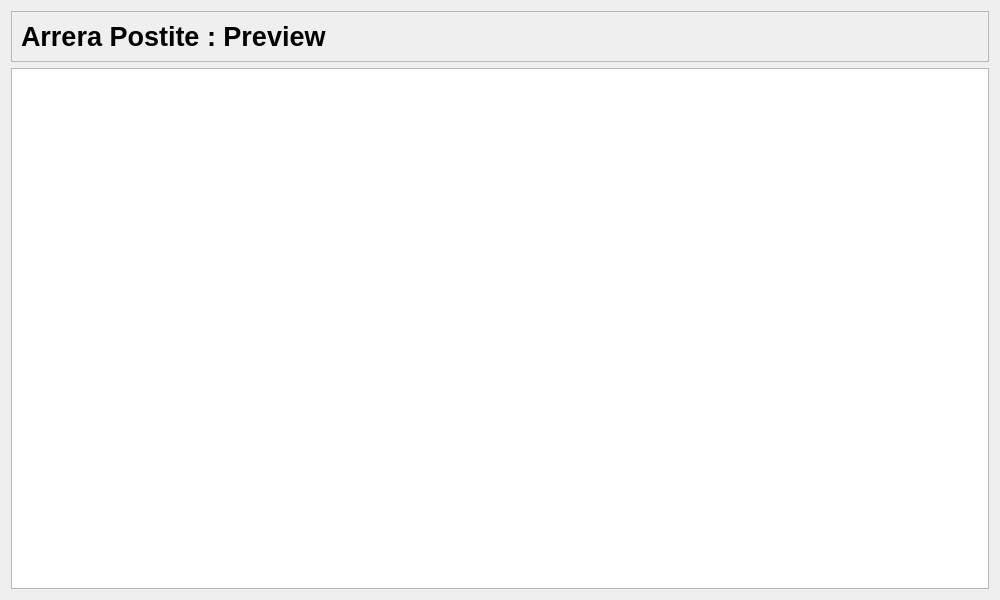
<?xml version="1.0" encoding="UTF-8"?>
<ui version="4.0">
 <class>fenetreView</class>
 <widget class="QDialog" name="fenetreView">
  <property name="geometry">
   <rect>
    <x>0</x>
    <y>0</y>
    <width>1000</width>
    <height>600</height>
   </rect>
  </property>
  <property name="windowTitle">
   <string>Arrera Postiste : Preview</string>
  </property>
  <property name="windowIcon">
   <iconset resource="postitesrc.qrc">
    <normaloff>:/img/icon postite.png</normaloff>:/img/icon postite.png</iconset>
  </property>
  <layout class="QVBoxLayout" name="verticalLayout">
   <item>
    <widget class="QFrame" name="frame">
     <property name="frameShape">
      <enum>QFrame::Shape::StyledPanel</enum>
     </property>
     <property name="frameShadow">
      <enum>QFrame::Shadow::Raised</enum>
     </property>
     <layout class="QHBoxLayout" name="horizontalLayout">
      <item>
       <widget class="QLabel" name="label">
        <property name="maximumSize">
         <size>
          <width>16777215</width>
          <height>40</height>
         </size>
        </property>
        <property name="font">
         <font>
          <pointsize>20</pointsize>
          <bold>true</bold>
         </font>
        </property>
        <property name="text">
         <string>Arrera Postite : Preview</string>
        </property>
       </widget>
      </item>
     </layout>
    </widget>
   </item>
   <item>
    <widget class="QTextBrowser" name="VIEWFILEMAKEDOWN"/>
   </item>
  </layout>
 </widget>
 <resources>
  <include location="postitesrc.qrc"/>
 </resources>
 <connections/>
</ui>
